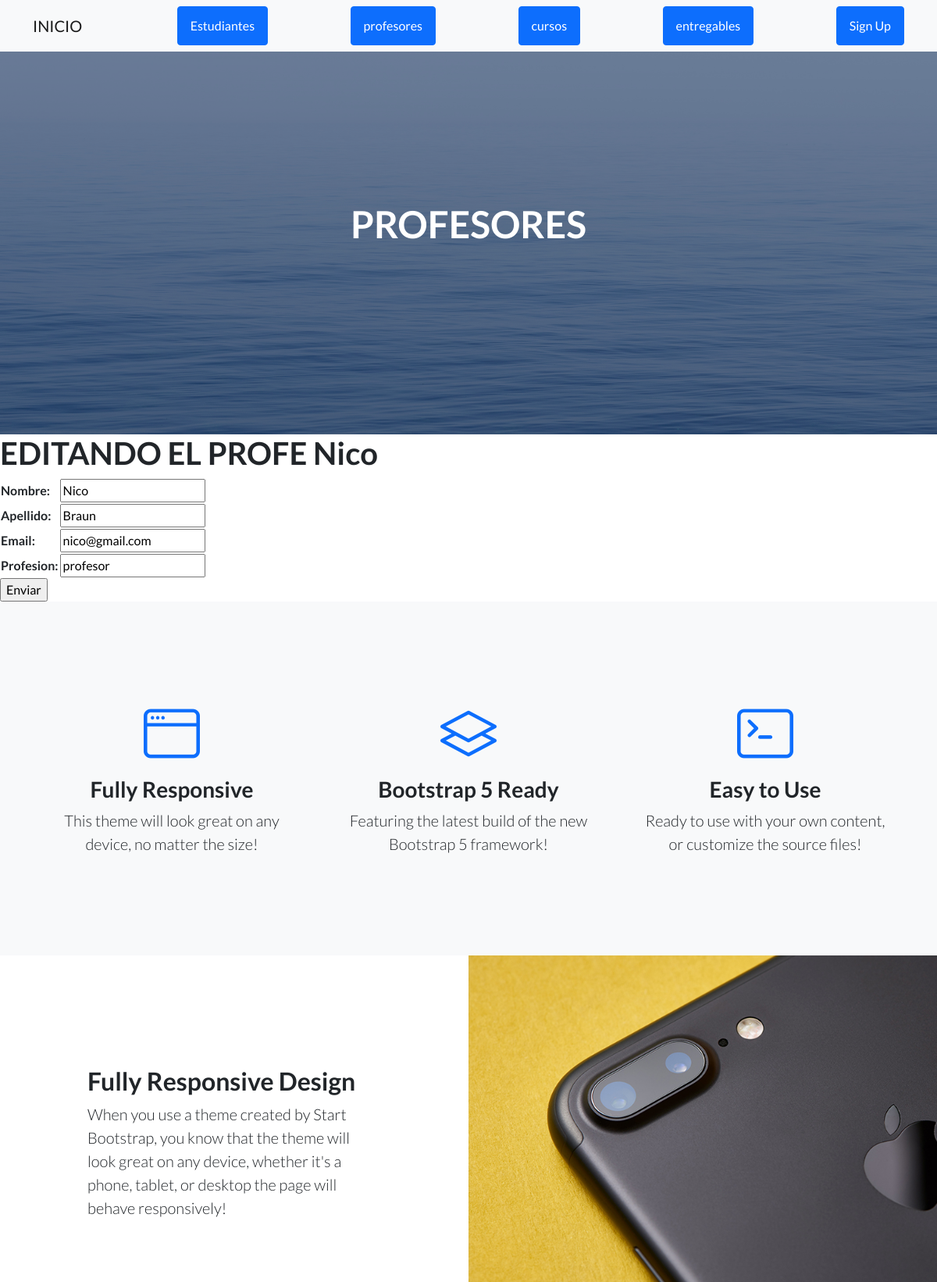
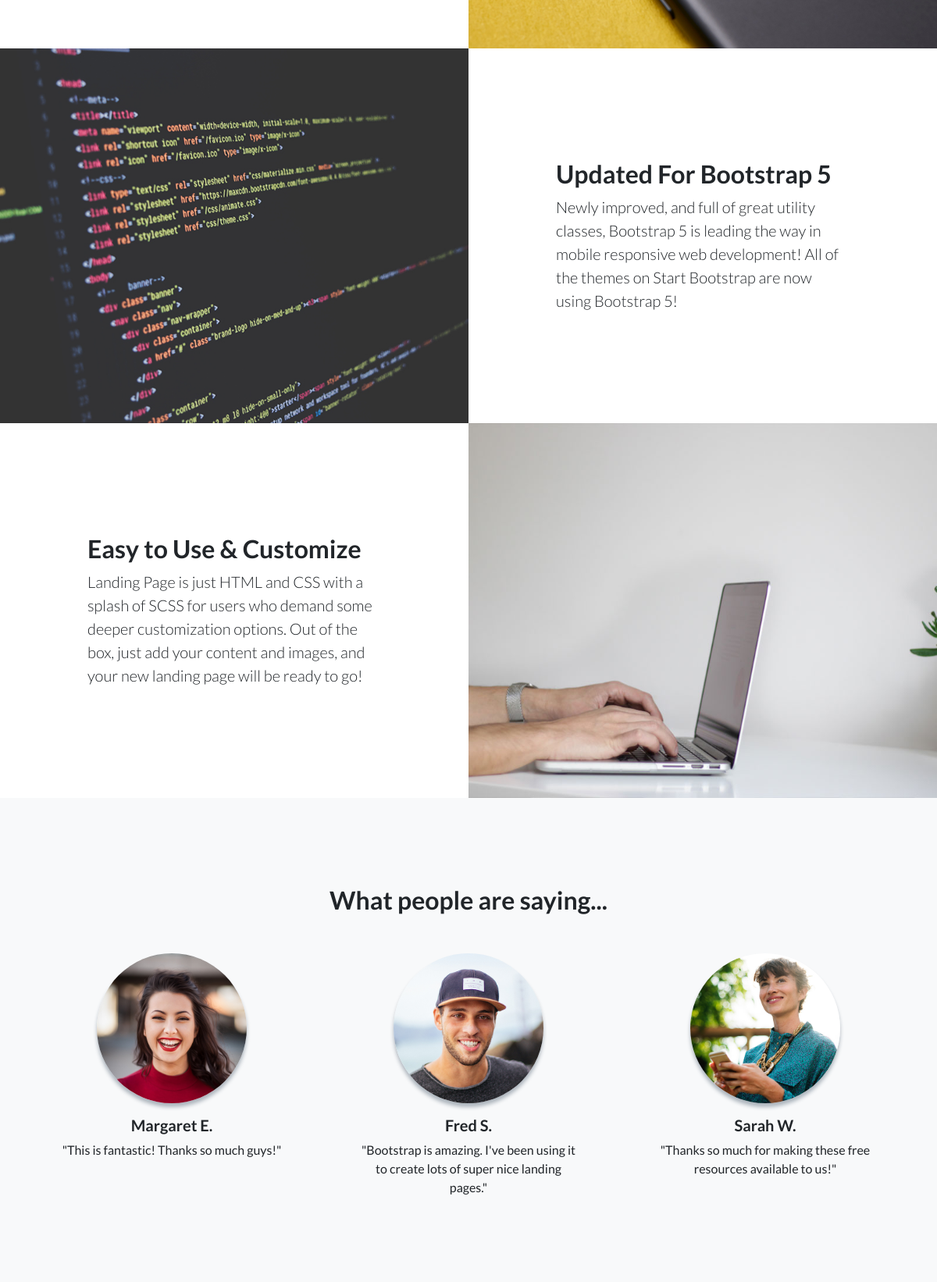
/AppCoder/editarprofesor/Nico (upper part), run on the app's committed database (2 pictures, top to bottom).
### AppCoder/models.py (models this page shows, shortened)
class Profesor(models.Model):
    nombre= models.CharField(max_length=50)
    apellido= models.CharField(max_length=50)
    email= models.EmailField()
    profesion= models.CharField(max_length=50)

### AppCoder/views.py (the view)
# urls.py: path('editarprofesor/<nombre_profesor>', editarprofesor, name='editarprofesor'),
def editarprofesor(request,nombre_profesor):
    profe= Profesor.objects.get(nombre=nombre_profesor)
    if request.method == "POST":
        form = ProfeForm(request.POST)
        if form.is_valid():
            info = form.cleaned_data
            profe.nombre= info["nombre"]
            profe.apellido= info["apellido"]
            profe.email= info["email"]
            profe.profesion= info["profesion"]
            profe.save()
            return render(request,"AppCoder/inicio.html")
    else:
        form= ProfeForm(initial={"nombre":profe.nombre, "apellido":profe.apellido, "email":profe.email, "profesion":profe.profesion})
    return render(request, "AppCoder/editarprofesor.html",{"formulario":form, "nombre_profesor":nombre_profesor})

### AppCoder/forms.py
class ProfeForm(forms.Form):
    nombre=forms.CharField(max_length=50)
    apellido=forms.CharField(max_length=50)
    email=forms.EmailField()
    profesion=forms.CharField(max_length=50)

### AppCoder/templates/AppCoder/editarprofesor.html (shortened to what this page needs)
{% extends "AppCoder/padre.html" %}
{% load static %}
{% block titulo %}
<h1 class="mb-5">PROFESORES</h1>
{% endblock %}
{% block contenido_que_cambia %}
<h1>EDITANDO EL PROFE {{ nombre_profesor }}</h1>
    <form action="{% url 'editarprofesor' nombre_profesor %}" method="POST"> {% csrf_token %}
        <table>
            {{ formulario.as_table }}
        </table>
            <input type="submit" value="Enviar">
    </form>
{% endblock %}

### data on the page
Profesor: nombre "Nico", apellido "Braun", email "nico@gmail.com", profesion "profesor"
